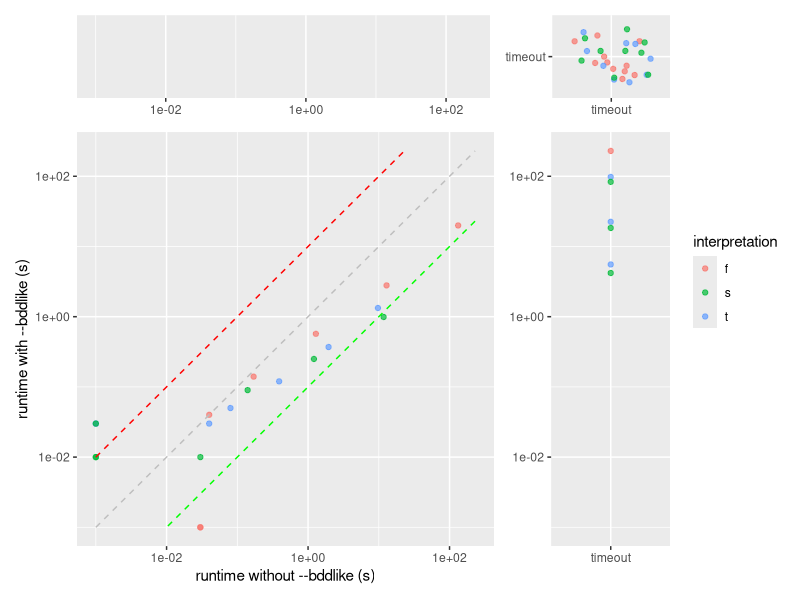
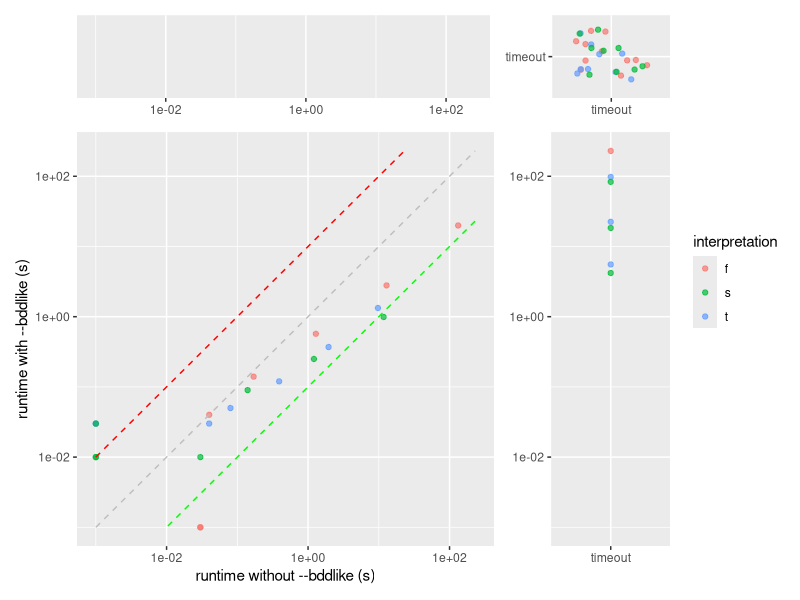

Generate these figures, in order, with R:
library(tidyverse)
library(patchwork)

# Comparison of the artificial permutation benchmarks with and without
# --bddlike (results/results8985e62.csv). The plot is produced by a copy of the
# generic comparison function used in create-plots-oneshot.R (utils.R). Two
# small improvements over the original:
#   * every axis carries exactly one label (the original showed each axis label
#     twice, because the marginal panels also set x/y labels),
#   * the `widths` are set on the two rows (the original applied them to the
#     outer vertical stack, where they had no effect, so the right column ended
#     up as wide as the main plot); the chosen ratio makes the right column about
#     as wide as the top row is high,
#   * OOM/timeout runs are treated as missing runtimes, and a runtime of 0.000 s
#     (i.e. below the millisecond resolution) is lifted to 0.001 s so that it can
#     be displayed on the log scale.

compare_programs <- function(df, ...) {
  extra_aes <- enquos(...)

  # split data
  both <- df %>% filter(!is.na(time_p1), !is.na(time_p2))
  t1_timeout <- df %>% filter(is.na(time_p1), !is.na(time_p2))
  t2_timeout <- df %>% filter(!is.na(time_p1), is.na(time_p2))
  t1_t2_timeout <- df %>% filter(is.na(time_p1), is.na(time_p2))

  # common axis limits
  lims <- range(c(df$time_p1, df$time_p2), na.rm = TRUE)

  # main scatter plot: carries the only x and y axis labels
  p_main <- ggplot(both, aes(time_p1, time_p2, !!!extra_aes)) +
    geom_point(alpha = 0.7) +
    scale_x_log10(limits = lims) +
    scale_y_log10(limits = lims) +
    geom_function(fun = function(x) 10 * x, color = "red", linetype = "dashed") +
    geom_function(fun = function(x) 0.1 * x, color = "green", linetype = "dashed") +
    geom_function(fun = function(x) x, color = "gray", linetype = "dashed") +
    labs(
      x = "runtime without --bddlike (s)",
      y = "runtime with --bddlike (s)"
    )

  # top bar: program 2 timed out (y = NA), distribution over x
  p_top <- ggplot(t2_timeout %>% mutate(timeout = factor("timeout")),
                  aes(x = time_p1, y = timeout, !!!extra_aes)) +
    geom_point(alpha = 0.7) +
    scale_x_log10(limits = lims) +
    labs(x = NULL, y = NULL)

  # right bar: program 1 timed out (x = NA), distribution over y
  p_right <- ggplot(t1_timeout %>% mutate(timeout = factor("timeout")),
                    aes(x = timeout, y = time_p2, !!!extra_aes)) +
    geom_point(alpha = 0.7) +
    scale_y_log10(limits = lims) +
    labs(x = NULL, y = NULL)

  # empty corner: both programs timed out
  p_empty <- ggplot(t1_t2_timeout %>% mutate(timeout_x = factor("timeout"), timeout_y = factor("timeout")),
                    aes(x = timeout_x, y = timeout_y, !!!extra_aes)) +
    geom_jitter(alpha = 0.7) +
    labs(x = NULL, y = NULL)

  # widths belong to the individual rows; the ratio makes the right column
  # roughly as wide as the top row is high (i.e. the corner panel is square)
  top_row <- p_top + p_empty + plot_layout(widths = c(3.5, 1))
  bottom_row <- p_main + p_right + plot_layout(widths = c(3.5, 1))

  (top_row / bottom_row) +
    plot_layout(
      heights = c(1, 5),
      guides = "collect",
      axis_titles = "collect"
    )
}

raw_results <- read_csv("results/results8985e62.csv", show_col_types = FALSE)

# OOM/timeout runs have no meaningful runtime: treat them as missing. Times are
# reported with millisecond resolution, so 0.000 s really means "< 0.5 ms",
# which has to be lifted to a positive value to be visible on a log scale.
results <- raw_results %>%
  mutate(time = if_else(oom == "yes" | timeout == "yes", NA_real_, time)) %>%
  mutate(time = if_else(!is.na(time), pmax(time, 0.001), time))

# compare the runs without --bddlike (p1) against those with --bddlike (p2)
results_without_bddlike <- results %>% filter(bddlike == "no")
results_with_bddlike <- results %>% filter(bddlike == "yes")

results_joined <- full_join(
  results_without_bddlike,
  results_with_bddlike,
  by = join_by(name, interpretation),
  suffix = c("_p1", "_p2")
)

compare_programs(results_joined, color = interpretation)
ggsave("comparison-artificial.png", width = 8, height = 8)
